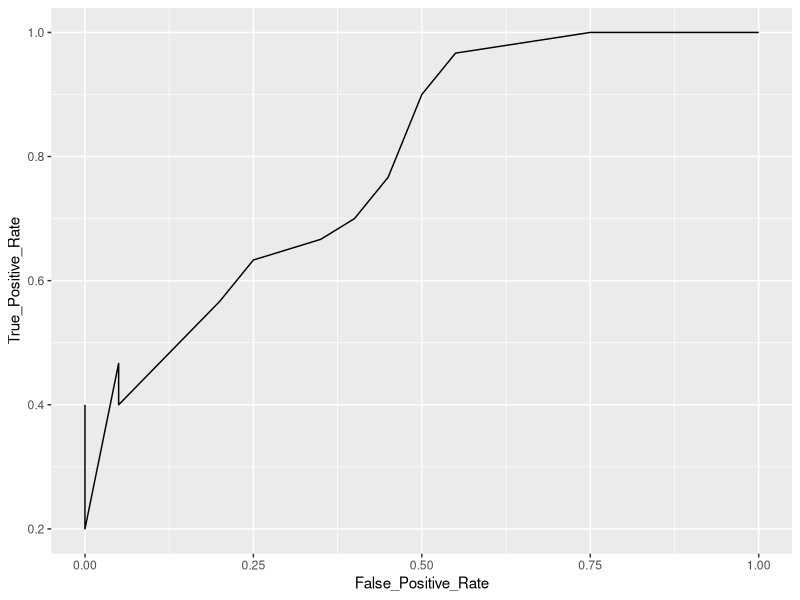

The R source for this figure:
# This function is used in extracting the dataset for developing Reciever Operator Curve. 
# This curve is widely used in demonstrating how well the model has performed. 
# Primarily used in binary prediction. 

roc_curve <- function(result_data, step, original_column, predicted_probability) {
  # Compute Sensitivity and Specificity for different cutoff values to generate ROC Curve.
  #
  # Parameters:
  # result_data (data.frame): A dataframe containing 'Original Presence' (actual values) and 'Predicted Probability'.
  # step (numeric): The step size for cutoff values (default is 0.05).
  #
  # Returns:
  # data.frame: A dataframe with Cutoff, Sensitivity, and Specificity values.
  
  cutoffs <- seq(0, 1, by = step)  # Generate cutoffs from 0 to 1 with step
  roc_data <- data.frame(Cutoff = numeric(), Sensitivity = numeric(), Specificity = numeric())  # Dataframe to store results
  
  y_true <- result_data[[original_column]]
  y_prob <- result_data[[predicted_probability]]
  
  for (cutoff in cutoffs) {
    y_pred <- as.integer(y_prob >= cutoff)  # Convert probability to binary class based on cutoff
    
    # Calculate TP, FN, FP, TN
    TP <- sum((y_true == 1) & (y_pred == 1))
    FN <- sum((y_true == 1) & (y_pred == 0))
    FP <- sum((y_true == 0) & (y_pred == 1))
    TN <- sum((y_true == 0) & (y_pred == 0))
    
    # Compute Sensitivity (Recall) and Specificity
    sensitivity <- ifelse((TP + FN) > 0, TP / (TP + FN), 0)
    specificity <- ifelse((TN + FP) > 0, TN / (TN + FP), 0)
    
    # Store results
    roc_data <- rbind(roc_data, data.frame(Cutoff = cutoff, Sensitivity = sensitivity, Specificity = specificity))
  }
  
  # Add True Positive Rate and False Positive Rate columns
  roc_data$True_Positive_Rate <- roc_data$Sensitivity
  roc_data$False_Positive_Rate <- 1 - roc_data$Specificity
  
  return(roc_data)
}


# Example

# Set seed for reproducibility
set.seed(123)

# Number of samples
n <- 50

# Generate actual binary class (0 or 1)
Original_Presence <- sample(c(0, 1), n, replace = TRUE, prob = c(0.4, 0.6))

# Generate predicted probabilities (random values between 0 and 1)
Predicted_Probability <- runif(n, min = 0, max = 1)

# Adjust predicted probabilities to make them somewhat aligned with the actual class
Predicted_Probability <- ifelse(Original_Presence == 1, 
                                Predicted_Probability + 0.2, 
                                Predicted_Probability - 0.2)
Predicted_Probability <- pmax(0, pmin(1, Predicted_Probability))  # Ensure values stay between 0 and 1

# Create the data frame
roc_dataset <- data.frame(
  Original_Presence = Original_Presence,
  Predicted_Probability = Predicted_Probability
)

new_data <- roc_curve(
  result_data = roc_dataset,
  step = 0.05, 
  original_column = "Original_Presence", 
  predicted_probability = "Predicted_Probability"
)

# visualization

library(ggplot2)

ggplot()+
  geom_line(
    data = new_data,
    aes( x = False_Positive_Rate,
         y = True_Positive_Rate)
  )

